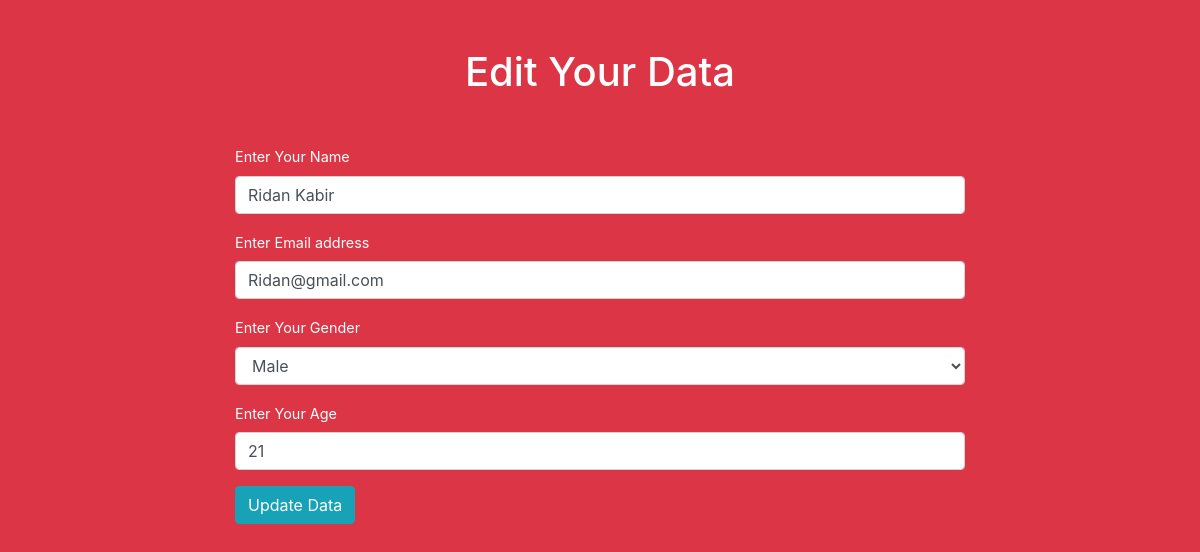
Page /lib/edit.php?id=1 on the committed database.
### tables this page shows
CREATE TABLE `student_info` (
  `id` int(11) NOT NULL,
  `name` varchar(50) NOT NULL,
  `email` varchar(50) NOT NULL,
  `gender` tinyint(1) NOT NULL,
  `age` float NOT NULL,
  `pass` varchar(50) NOT NULL
);

### lib/edit.php (the view, shortened to what this page needs)
<?php
	include "connection.php";
	if (isset($_GET['id'])) {
		$edit_id = $_GET['id'];
		$selectSql = "SELECT id, name, email, gender, age FROM student_info WHERE id = $edit_id";
		$result_info = $conn->query($selectSql);
		if ($result_info->num_rows>0) {
			while ($row_student = $result_info->fetch_assoc()) {
?>
<!doctype html>
<html lang="en">
  <head>
    <link rel="stylesheet" href="https://stackpath.bootstrapcdn.com/bootstrap/4.3.1/css/bootstrap.min.css">
  </head>
  <body class="bg-danger">
	<div class="container">
		<div class="row">
			<div class="col-md-8 offset-md-2">
				<div class="header">
					<h1 class="text-white my-5 text-center">Edit Your Data</h1>
				</div>
				<form action="<?php echo $_SERVER['PHP_SELF'];?>" method="post">
				  <div class="form-group">
				    <label for="exampleInputName1">Enter Your Name</label>
				    <input type="text" class="form-control" name="studentname" value="<?php echo $row_student['name'];?>" required>
				  </div>
				  <div class="form-group">
				    <label for="exampleInputEmail1">Enter Email address</label>
				    <input type="email" class="form-control" name="studentemail" value="<?php echo $row_student['email'];?>" required>
				  </div>
				  <div class="form-group">
				    <label for="exampleFormControlSelect1">Enter Your Gender</label>
				    <select class="form-control" name="studentgender">
				      <option value="0"
				      	<?php
	      					if ($row_student['gender'] == 0){
	      						echo "selected";
	      					}
      					?>
				      >Male</option>
				    </select>
				  </div>
				  <div class="form-group">
				    <label for="exampleInputAge1">Enter Your Age</label>
				    <input type="number" class="form-control" name="studentage" value="<?php echo $row_student['age'];?>" required>
				  </div>
				  <button type="submit" class="btn btn-info" name="edit_btn">Update Data</button>
				</form>
			</div>
		</div>
	</div>
  </body>
</html>
<?php
			}
		}else{
			header("location:../index.php");
		}
	}else{
		header("location:../index.php");
	}
?>

### lib/edit.php (style rules this page uses)
label { color: #ffffff; font-size: 1.2vw; }

### rows in the picture
student_info: studentname "Ridan Kabir", studentemail "Ridan@gmail.com", studentgender "Male", studentage "21"
